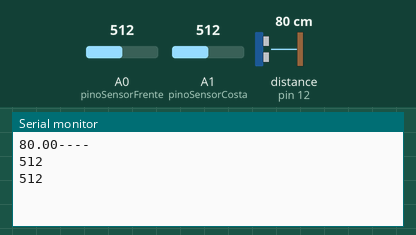
This sketch was run on a simulated Arduino Uno, built with avr-gcc and run on an emulated ATmega328P. On the bench: the last lines printed to the serial monitor. The test bench sets the inputs (shaded band); at power-on: distance to the obstacle (sensor on pin 12) 80 cm, A0 (pinoSensorFrente) = 512, A1 (pinoSensorCosta) = 512. The echo pulse lasts 58.3 µs per cm.

Above: at 1.2 s.
1.3 s: distance to the obstacle (sensor on pin 12) set to 2 cm
At 2.5 s:
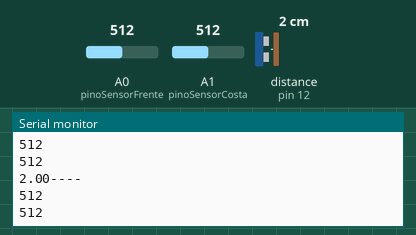
3.6 s: A0 (pinoSensorFrente) set to 716
At 5.3 s:
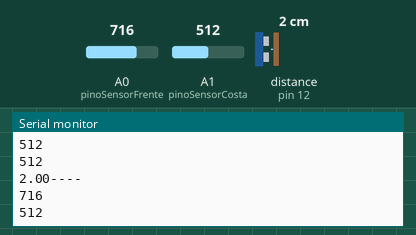
5.9 s: A1 (pinoSensorCosta) set to 306
At 6.9 s:
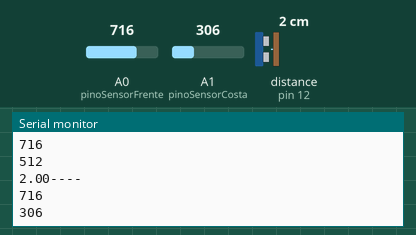
8.2 s: distance to the obstacle (sensor on pin 12) set to 4 cm
At 10.4 s:
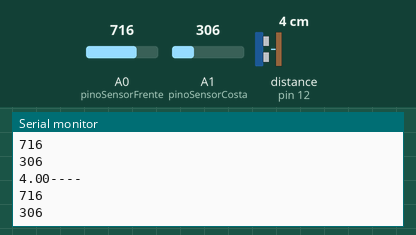
10.5 s: A0 (pinoSensorFrente) set to 900
At 12.6 s:
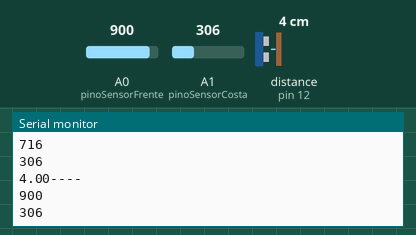
12.8 s: A1 (pinoSensorCosta) set to 122
At 14.5 s:
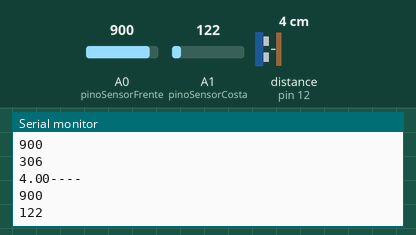
Timing chart, 0 to 16.0 s (numbered marks = the images above; inputs shaded):
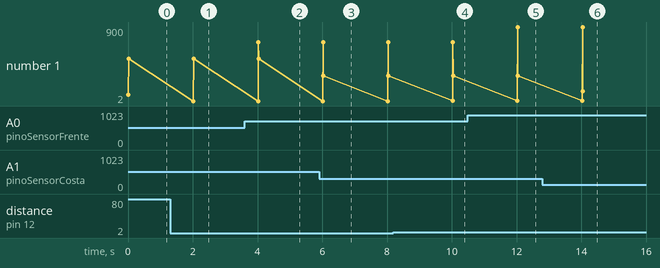

The sketch:

LDR.ino
```cpp
#include <Ultrasonic.h>
#define pino_trigger 13
#define pino_echo 12
Ultrasonic ultrasonic(pino_trigger, pino_echo);
int pinoSensorCosta = A1;
int pinoSensorFrente = A0;
int sensorValue;
int sensorValue2;
void setup(){
  pinMode(pinoSensorFrente, INPUT);
  pinMode(pinoSensorCosta, INPUT);
  Serial.begin(9600);
  }
void loop(){

  float cmMsec, inMsec;
  cmMsec = ultrasonic.distanceRead(CM);
  inMsec = ultrasonic.distanceRead(INC);
  sensorValue = analogRead(A0);
  sensorValue2 = analogRead(A1);
  Serial.print(cmMsec);
  Serial.println("----");
  Serial.println(sensorValue);
  Serial.println(sensorValue2);

  delay(2000);
 }
```

Measured:
- after the input at 1.3 s, the serial monitor: prints a new line after 0.71 s (image 1)
- after the input at 3.6 s, the serial monitor: prints a new line after 0.43 s (image 2)
- after the input at 5.9 s, the serial monitor: prints a new line after 0.13 s (image 3)
- after the input at 8.2 s, the serial monitor: prints a new line after 1.8 s (image 4)
- after the input at 10.5 s, the serial monitor: prints a new line after 1.5 s (image 5)
- after the input at 12.8 s, the serial monitor: prints a new line after 1.2 s (image 6)
- plotted number 1: 512 → 306 after the input at 5.9 s, 306 → 122 after the input at 12.8 s
